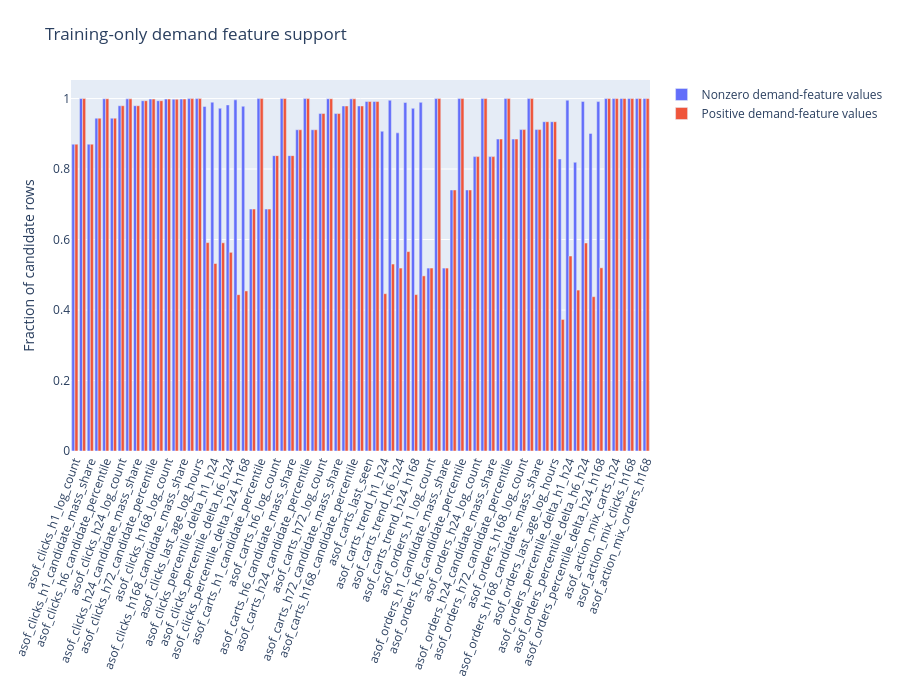

The notebook cell this image was saved under:
### Markdown cell above
## Training-only demand support

### Code cell
view.show_chart(6)

### Figure 1 — Plotly figure (JSON) as saved in the notebook; plotly's stock layout.template omitted (floating-point values rounded to 4 significant figures)
{"data": [{"name": "Nonzero demand-feature values", "type": "bar", "x": ["asof_clicks_h1_log_count", "asof_clicks_h1_candidate_percentile", "asof_clicks_h1_candidate_mass_share", "asof_clicks_h6_log_count", "asof_clicks_h6_candidate_percentile", "asof_clicks_h6_candidate_mass_share", "asof_clicks_h24_log_count", "asof_clicks_h24_candidate_percentile", "asof_clicks_h24_candidate_mass_share", "asof_clicks_h72_log_count", "asof_clicks_h72_candidate_percentile", "asof_clicks_h72_candidate_mass_share", "asof_clicks_h168_log_count", "asof_clicks_h168_candidate_percentile", "asof_clicks_h168_candidate_mass_share", "asof_clicks_last_seen", "asof_clicks_last_age_log_hours", "asof_clicks_trend_h1_h24", "asof_clicks_percentile_delta_h1_h24", "asof_clicks_trend_h6_h24", "asof_clicks_percentile_delta_h6_h24", "asof_clicks_trend_h24_h168", "asof_clicks_percentile_delta_h24_h168", "asof_carts_h1_log_count", "asof_carts_h1_candidate_percentile", "asof_carts_h1_candidate_mass_share", "asof_carts_h6_log_count", "asof_carts_h6_candidate_percentile", "asof_carts_h6_candidate_mass_share", "asof_carts_h24_log_count", "asof_carts_h24_candidate_percentile", "asof_carts_h24_candidate_mass_share", "asof_carts_h72_log_count", "asof_carts_h72_candidate_percentile", "asof_carts_h72_candidate_mass_share", "asof_carts_h168_log_count", "asof_carts_h168_candidate_percentile", "asof_carts_h168_candidate_mass_share", "asof_carts_last_seen", "asof_carts_last_age_log_hours", "asof_carts_trend_h1_h24", "asof_carts_percentile_delta_h1_h24", "asof_carts_trend_h6_h24", "asof_carts_percentile_delta_h6_h24", "asof_carts_trend_h24_h168", "asof_carts_percentile_delta_h24_h168", "asof_orders_h1_log_count", "asof_orders_h1_candidate_percentile", "asof_orders_h1_candidate_mass_share", "asof_orders_h6_log_count", "asof_orders_h6_candidate_percentile", "asof_orders_h6_candidate_mass_share", "asof_orders_h24_log_count", "asof_orders_h24_candidate_percentile", "asof_orders_h24_candidate_mass_share", "asof_orders_h72_log_count", "asof_orders_h72_candidate_percentile", "asof_orders_h72_candidate_mass_share", "asof_orders_h168_log_count", "asof_orders_h168_candidate_percentile", "asof_orders_h168_candidate_mass_share", "asof_orders_last_seen", "asof_orders_last_age_log_hours", "asof_orders_trend_h1_h24", "asof_orders_percentile_delta_h1_h24", "asof_orders_trend_h6_h24", "asof_orders_percentile_delta_h6_h24", "asof_orders_trend_h24_h168", "asof_orders_percentile_delta_h24_h168", "asof_action_mix_clicks_h24", "asof_action_mix_carts_h24", "asof_action_mix_orders_h24", "asof_action_mix_clicks_h168", "asof_action_mix_carts_h168", "asof_action_mix_orders_h168"], "y": [0.8706, 1.0, 0.8706, 0.9444, 0.9995, 0.9444, 0.9796, 0.9992, 0.9796, 0.9939, 0.9987, 0.9939, 0.9986, 0.9982, 0.9986, 0.9999, 0.9999, 0.9777, 0.9898, 0.9725, 0.982, 0.9963, 0.9781, 0.6865, 1, 0.6865, 0.838, 1, 0.838, 0.9114, 0.9999, 0.9114, 0.9575, 0.9995, 0.9575, 0.9789, 0.9992, 0.9789, 0.9916, 0.9916, 0.9072, 0.9952, 0.9026, 0.9888, 0.9723, 0.9892, 0.519, 1, 0.519, 0.7406, 1, 0.7406, 0.8352, 1, 0.8352, 0.8851, 1, 0.8851, 0.912, 1, 0.912, 0.9343, 0.9343, 0.8286, 0.9954, 0.8192, 0.992, 0.9012, 0.9914, 1, 1, 1, 1, 1, 1]}, {"name": "Positive demand-feature values", "type": "bar", "x": ["asof_clicks_h1_log_count", "asof_clicks_h1_candidate_percentile", "asof_clicks_h1_candidate_mass_share", "asof_clicks_h6_log_count", "asof_clicks_h6_candidate_percentile", "asof_clicks_h6_candidate_mass_share", "asof_clicks_h24_log_count", "asof_clicks_h24_candidate_percentile", "asof_clicks_h24_candidate_mass_share", "asof_clicks_h72_log_count", "asof_clicks_h72_candidate_percentile", "asof_clicks_h72_candidate_mass_share", "asof_clicks_h168_log_count", "asof_clicks_h168_candidate_percentile", "asof_clicks_h168_candidate_mass_share", "asof_clicks_last_seen", "asof_clicks_last_age_log_hours", "asof_clicks_trend_h1_h24", "asof_clicks_percentile_delta_h1_h24", "asof_clicks_trend_h6_h24", "asof_clicks_percentile_delta_h6_h24", "asof_clicks_trend_h24_h168", "asof_clicks_percentile_delta_h24_h168", "asof_carts_h1_log_count", "asof_carts_h1_candidate_percentile", "asof_carts_h1_candidate_mass_share", "asof_carts_h6_log_count", "asof_carts_h6_candidate_percentile", "asof_carts_h6_candidate_mass_share", "asof_carts_h24_log_count", "asof_carts_h24_candidate_percentile", "asof_carts_h24_candidate_mass_share", "asof_carts_h72_log_count", "asof_carts_h72_candidate_percentile", "asof_carts_h72_candidate_mass_share", "asof_carts_h168_log_count", "asof_carts_h168_candidate_percentile", "asof_carts_h168_candidate_mass_share", "asof_carts_last_seen", "asof_carts_last_age_log_hours", "asof_carts_trend_h1_h24", "asof_carts_percentile_delta_h1_h24", "asof_carts_trend_h6_h24", "asof_carts_percentile_delta_h6_h24", "asof_carts_trend_h24_h168", "asof_carts_percentile_delta_h24_h168", "asof_orders_h1_log_count", "asof_orders_h1_candidate_percentile", "asof_orders_h1_candidate_mass_share", "asof_orders_h6_log_count", "asof_orders_h6_candidate_percentile", "asof_orders_h6_candidate_mass_share", "asof_orders_h24_log_count", "asof_orders_h24_candidate_percentile", "asof_orders_h24_candidate_mass_share", "asof_orders_h72_log_count", "asof_orders_h72_candidate_percentile", "asof_orders_h72_candidate_mass_share", "asof_orders_h168_log_count", "asof_orders_h168_candidate_percentile", "asof_orders_h168_candidate_mass_share", "asof_orders_last_seen", "asof_orders_last_age_log_hours", "asof_orders_trend_h1_h24", "asof_orders_percentile_delta_h1_h24", "asof_orders_trend_h6_h24", "asof_orders_percentile_delta_h6_h24", "asof_orders_trend_h24_h168", "asof_orders_percentile_delta_h24_h168", "asof_action_mix_clicks_h24", "asof_action_mix_carts_h24", "asof_action_mix_orders_h24", "asof_action_mix_clicks_h168", "asof_action_mix_carts_h168", "asof_action_mix_orders_h168"], "y": [0.8706, 1.0, 0.8706, 0.9444, 0.9995, 0.9444, 0.9796, 0.9992, 0.9796, 0.9939, 0.9987, 0.9939, 0.9986, 0.9982, 0.9986, 0.9999, 0.9999, 0.5913, 0.532, 0.5907, 0.5637, 0.4436, 0.4541, 0.6865, 1, 0.6865, 0.838, 1, 0.838, 0.9114, 0.9999, 0.9114, 0.9575, 0.9995, 0.9575, 0.9789, 0.9992, 0.9789, 0.9916, 0.9916, 0.4464, 0.5305, 0.5191, 0.5657, 0.4437, 0.4969, 0.519, 1, 0.519, 0.7406, 1, 0.7406, 0.8352, 1, 0.8352, 0.8851, 1, 0.8851, 0.912, 1, 0.912, 0.9343, 0.9343, 0.3733, 0.5532, 0.4566, 0.5901, 0.4379, 0.5197, 1, 1, 1, 1, 1, 1]}], "layout": {"barmode": "group", "height": 690, "margin": {"b": 80, "l": 65, "r": 35, "t": 80}, "title": {"text": "Training-only demand feature support"}, "xaxis": {"tickangle": -70}, "yaxis": {"title": {"text": "Fraction of candidate rows"}}}}
